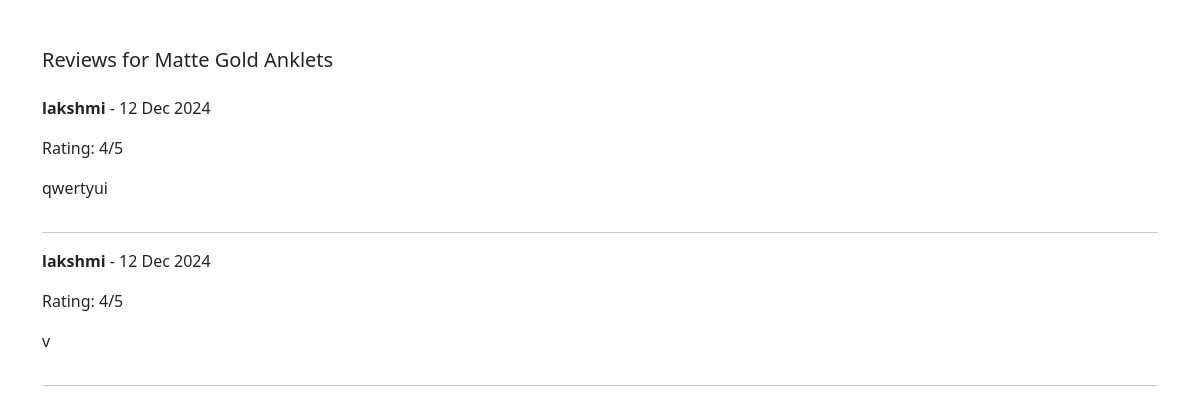
The app's page /customer/reviews/40/ (signed in) with its own data.
### account/models.py (models this page shows, shortened)
class Products(models.Model):
    title=models.CharField(max_length=100)
    description=models.CharField(max_length=500)
    price=models.IntegerField()
    image=models.ImageField(upload_to="image")
    datetime=models.DateTimeField(auto_now=True)
    stock_options=(
        ("sale","sale"),
        ("soldout","soldout")
    )
    stock=models.CharField(max_length=100,choices=stock_options,default="sale")
    options=(
        ("Necklace","Necklace"),
        ("Earrings","Earrings"),
        ("Bangles","Bangles"),
        ("Anklets","Anklets"),
    )
    category=models.CharField(max_length=100,choices=options)

class ProductReview(models.Model):
    product = models.ForeignKey(Products, on_delete=models.CASCADE, related_name='reviews')
    user = models.ForeignKey(User, on_delete=models.CASCADE)
    rating = models.IntegerField(choices=[(i, str(i)) for i in range(1, 6)], default=5)
    comment = models.TextField(max_length=500, blank=True)
    created_at = models.DateTimeField(auto_now_add=True)

### customer/views.py (the view)
    def inner(request,*args,**kwargs):
        if request.user.is_authenticated:
            return fn(request,*args,**kwargs)
        else:
            messages.error(request,"Please login First!!")
            return redirect('log')

### customer/context_processors.py (called while the page is built)
def item_count(request):
    if request.user.is_authenticated:
        order_count=Order.objects.filter(user=request.user).count()
        cart_count=Cart.objects.filter(user=request.user).count()
        return {"order":order_count,"cart":cart_count}
    else:
        return {"order":0,"cart":0}

### customer/views.py (called while the page is built, shortened)
def signin_required(fn):
    def inner(request,*args,**kwargs):
        if request.user.is_authenticated:
            return fn(request,*args,**kwargs)
        else:
            messages.error(request,"Please login First!!")
            return redirect('log')
    return inner

@signin_required
def view_reviews(request, pk):
    product = get_object_or_404(Products, pk=pk)
    reviews = ProductReview.objects.filter(product=product)
    return render(request, 'view_reviews.html', {
        'product': product,
        'reviews': reviews,
    })

### customer/templates/view_reviews.html (shortened to what this page needs)
<!doctype html>
<html lang="en">
    <head>
        <link
            href="https://cdn.jsdelivr.net/npm/bootstrap@5.3.2/dist/css/bootstrap.min.css"
            rel="stylesheet"
        />
    </head>
    <body>
        <div class="container mt-5">
            <h5 class="mb-4">Reviews for {{ product.title }}</h5>
            <div>
                {% for review in reviews %}
                    <div class="row mb-3 nt-5">
                        <div class="col-md-10">
                            <p><b>{{ review.user.username }}</b> - {{ review.created_at|date:"d M Y" }}</p>
                            <p>Rating: {{ review.rating }}/5</p>
                            <p>{{ review.comment }}</p>
                        </div>
                        {% if review.user == request.user %}
                        <div class="col-md-2">
                            <form method="POST" action="{% url 'delete_review' review.id %}">
                            </form>
                        </div>
                        {% endif %}
                    </div>
                    <hr>
                {% empty %}
                    <p>No reviews yet.</p>
                {% endfor %}
            </div>
        </div>
    </body>
</html>

### records on screen
Products: title "Matte Gold Anklets"
ProductReview: user.username "lakshmi", created_at "12 Dec 2024", rating "4", comment "qwertyui"
ProductReview: user.username "lakshmi", created_at "12 Dec 2024", rating "4", comment "v"
